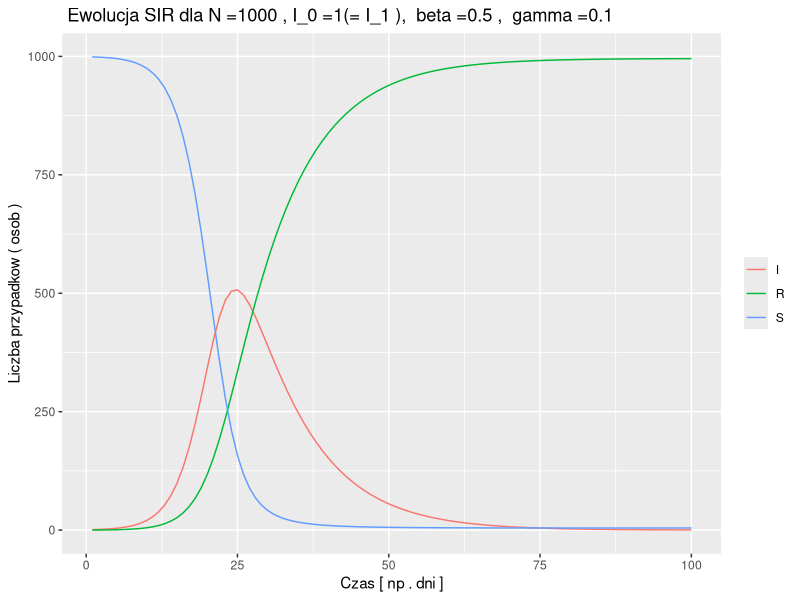
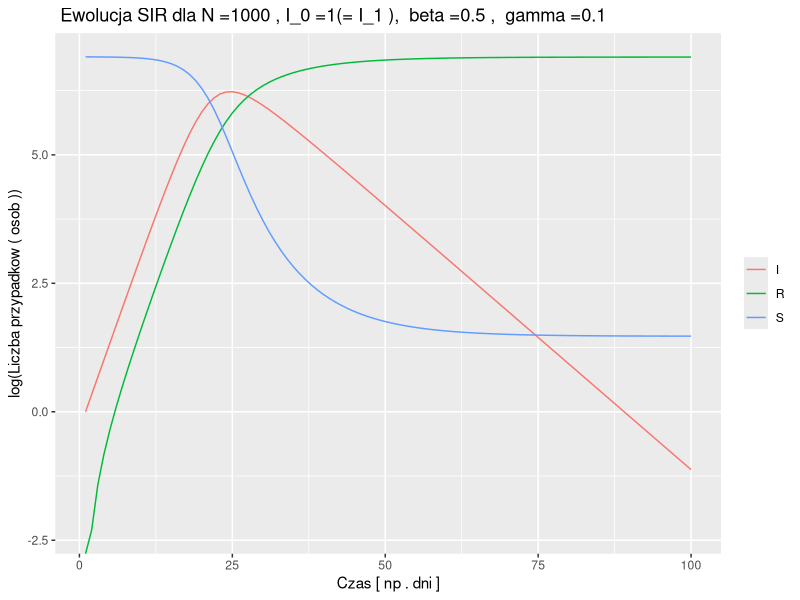

Generate these figures, in order, with R: (Note: this script raises an error after producing the figures.)
`%+%` <- function(a, b) paste(a, b, sep="")


# Parametry , wektory SIR i wartosci poczatkowe
beta <- 0.5
gamma <- 0.1
N <- 1000
Time <- 100

S <- rep(0, Time)
I <- rep(0, Time)
R <- rep(0, Time)


I[1] <- 1
S[1] <- N - I[1]
R[1] <- 0 

# Ewolucja czasowa

for (t in seq(1, Time-1)) {
  S[t+1] <- S[t] - beta * I[t]* S[t]/ N
  I[t+1] <- I[t] + beta * I[t]* S[t]/ N - gamma * I[t]
  R[t+1] <- R[t] + gamma *I[t]
}



library(tidyr)
SIR <- data.frame(T = seq(1, Time), S, I ,R )
SIR_long <- gather(SIR, key = "key", value = "value", -T )

# Wykres lini SIR 
library(ggplot2)
ggplot(SIR_long, aes(x = T, y = value, col = key))+
  geom_line()+
  xlab( 'Czas [ np . dni ]')+
  ylab ( ' Liczba przypadkow ( osob ) ')+
  ggtitle( " Ewolucja SIR dla N =1000 , I_0 =1(= I_1 ), \ beta =0.5 , \ gamma =0.1 ")+
  theme(legend.title = element_blank())

# Wykres lini SIR - skala logarytmiczna
ggplot(SIR_long, aes(x = T, y = log(value), col = key))+
  geom_line()+
  xlab( 'Czas [ np . dni ]')+
  ylab ( 'log(Liczba przypadkow ( osob ))')+
  ggtitle( " Ewolucja SIR dla N =1000 , I_0 =1(= I_1 ), \ beta =0.5 , \ gamma =0.1 ")+
  theme(legend.title = element_blank())


# Prosta regresji dla pierwszych 10 punktow
T0 <- 10
B <- lm(log(I)~T, data = SIR%>%filter(T <= T0))
B$coefficients

# Wykres lini I z zaznaczoną regresją dla x <= TO 

ggplot(SIR_long%>%filter(key == 'I'), aes(x = T, y = log(value)))+
  geom_point(data = SIR_long%>%filter(key == 'I', T <= T0), aes(fill="Punkty do regresji"))+
  geom_line(aes(col = key))+
  geom_abline(aes(intercept = B$coefficients[1], slope = B$coefficients[2],
                  linetype="Prosta regresji y="%+% round(B$coefficients[2],3) %+% "x-"%+% round(B$coefficients[1],3)), colour = 'black')+
  labs(x = 'Czas [ np . dni ]',
       y = 'log(Liczba przypadkow ( osob ))')+
  ggtitle( " Ewolucja SIR dla N =1000 , I_0 =1(= I_1 ), \ beta =0.5 , \ gamma =0.1 ")+
  theme(legend.title = element_blank(), legend.position = c(0.85, 0.7))


